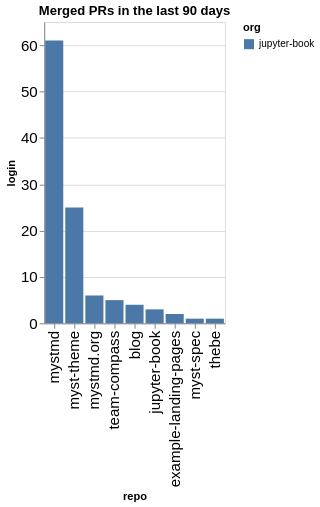

Source (notebook cell):
### Code cell
prs_by_repo = merged.groupby(['org', 'repo']).count()['login'].reset_index().sort_values(['org', 'login'], ascending=False)
alt.Chart(data=prs_by_repo, title=f"Merged PRs in the last {n_days} days").mark_bar().encode(
    x=alt.X('repo', sort=prs_by_repo['repo'].values.tolist()),
    y='login',
    color='org'
)

### Figure 1 — Vega-Lite specification as saved in the notebook (floating-point values rounded to 4 significant figures)
{"config": {"axisLeft": {"labelFontSize": 15}, "axisBottom": {"labelFontSize": 15}}, "data": {"name": "data-513747c173e57d7aed9fdb9b9e9a5d11"}, "mark": {"type": "bar"}, "encoding": {"color": {"field": "org", "type": "nominal"}, "x": {"field": "repo", "sort": ["mystmd", "myst-theme", "mystmd.org", "team-compass", "blog", "jupyter-book", "example-landing-pages", "myst-spec", "thebe"], "type": "nominal"}, "y": {"field": "login", "type": "quantitative"}}, "title": "Merged PRs in the last 90 days", "$schema": "https://vega.github.io/schema/vega-lite/v5.20.1.json", "datasets": {"data-513747c173e57d7aed9fdb9b9e9a5d11": [{"org": "jupyter-book", "repo": "mystmd", "login": 61}, {"org": "jupyter-book", "repo": "myst-theme", "login": 25}, {"org": "jupyter-book", "repo": "mystmd.org", "login": 6}, {"org": "jupyter-book", "repo": "team-compass", "login": 5}, {"org": "jupyter-book", "repo": "blog", "login": 4}, {"org": "jupyter-book", "repo": "jupyter-book", "login": 3}, {"org": "jupyter-book", "repo": "example-landing-pages", "login": 2}, {"org": "jupyter-book", "repo": "myst-spec", "login": 1}, {"org": "jupyter-book", "repo": "thebe", "login": 1}]}}
